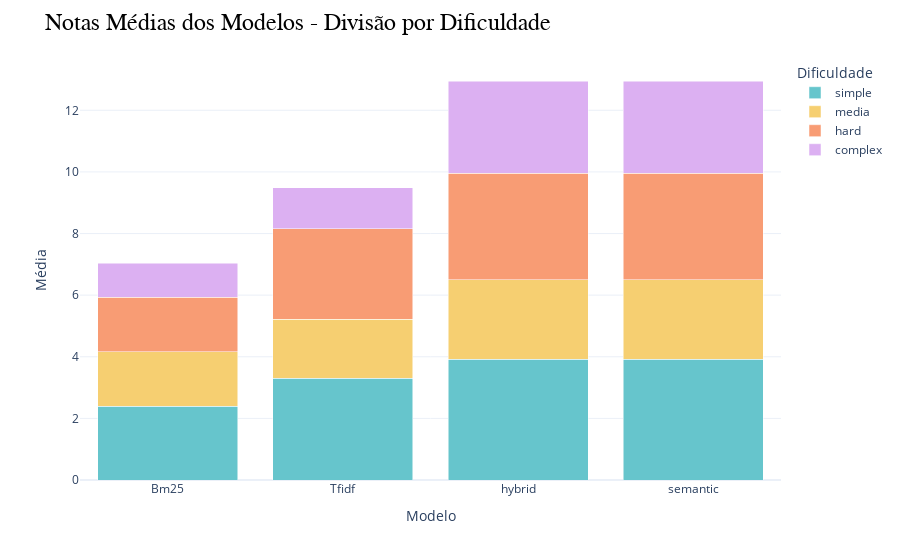

Notebook source saved alongside this figure:
### Markdown cell above
Agora, vamos quebrar essas barras consolidadas para termos uma barra estacada, onde cada *stack* corresponde a uma dificuldade de pergunta.

### Code cell
# Coleta o nome dos modelos
dif_means = {model: {} for model in mean.keys()}
# Preenche a informação para cada nível de dificuldade
for model in dif_means:
    dif_means[model]["simple"] = simple_mean[model]
    dif_means[model]["media"] = media_mean[model]
    dif_means[model]["hard"] = hard_mean[model]
    dif_means[model]["complex"] = complex_mean[model]
# Cria DataFrame auxiliar
df = pd.DataFrame.from_dict(dif_means, orient='index')
# Cria coluna Total que consolida os valores
df['Total'] = df.sum(axis=1)
# Ordena de acordo com o total
df = df.sort_values('Total', ascending=True)
# Remove a coluna
df = df.drop(columns=['Total'])
# Cria paleta de cores
color_palette = px.colors.qualitative.Pastel
# Cria gráfico de barras estacado de acordo com dificuldade
fig = px.bar(df, barmode='stack', color_discrete_sequence=color_palette, labels={'index':'Modelo', 'value':'Média', 'variable':'Dificuldade'})
# Atualiza a estética do gráfico
fig.update_layout(
    title='Notas Médias dos Modelos - Divisão por Dificuldade',
    title_font=dict(size=24, family='Courier', color='black'),
    showlegend=True,
    template='plotly_white'
)
# Mostra o gráfico
fig.show()

### Figure 1 — Plotly figure (JSON) as saved in the notebook; plotly's stock layout.template omitted (floating-point values rounded to 4 significant figures)
{"data": [{"alignmentgroup": "True", "hovertemplate": "Dificuldade=simple<br>Modelo=%{x}<br>Média=%{y}<extra></extra>", "legendgroup": "simple", "marker": {"color": "rgb(102, 197, 204)", "pattern": {"shape": ""}}, "name": "simple", "offsetgroup": "simple", "orientation": "v", "showlegend": true, "textposition": "auto", "type": "bar", "x": ["Bm25", "Tfidf", "hybrid", "semantic"], "xaxis": "x", "y": [2.388, 3.306, 3.918, 3.918], "yaxis": "y"}, {"alignmentgroup": "True", "hovertemplate": "Dificuldade=media<br>Modelo=%{x}<br>Média=%{y}<extra></extra>", "legendgroup": "media", "marker": {"color": "rgb(246, 207, 113)", "pattern": {"shape": ""}}, "name": "media", "offsetgroup": "media", "orientation": "v", "showlegend": true, "textposition": "auto", "type": "bar", "x": ["Bm25", "Tfidf", "hybrid", "semantic"], "xaxis": "x", "y": [1.767, 1.917, 2.583, 2.583], "yaxis": "y"}, {"alignmentgroup": "True", "hovertemplate": "Dificuldade=hard<br>Modelo=%{x}<br>Média=%{y}<extra></extra>", "legendgroup": "hard", "marker": {"color": "rgb(248, 156, 116)", "pattern": {"shape": ""}}, "name": "hard", "offsetgroup": "hard", "orientation": "v", "showlegend": true, "textposition": "auto", "type": "bar", "x": ["Bm25", "Tfidf", "hybrid", "semantic"], "xaxis": "x", "y": [1.775, 2.925, 3.45, 3.45], "yaxis": "y"}, {"alignmentgroup": "True", "hovertemplate": "Dificuldade=complex<br>Modelo=%{x}<br>Média=%{y}<extra></extra>", "legendgroup": "complex", "marker": {"color": "rgb(220, 176, 242)", "pattern": {"shape": ""}}, "name": "complex", "offsetgroup": "complex", "orientation": "v", "showlegend": true, "textposition": "auto", "type": "bar", "x": ["Bm25", "Tfidf", "hybrid", "semantic"], "xaxis": "x", "y": [1.1, 1.333, 3, 3], "yaxis": "y"}], "layout": {"barmode": "stack", "legend": {"title": {"text": "Dificuldade"}, "tracegroupgap": 0}, "margin": {"t": 60}, "showlegend": true, "title": {"font": {"color": "black", "family": "Courier", "size": 24}, "text": "Notas Médias dos Modelos - Divisão por Dificuldade"}, "xaxis": {"anchor": "y", "domain": [0, 1], "title": {"text": "Modelo"}}, "yaxis": {"anchor": "x", "domain": [0, 1], "title": {"text": "Média"}}}}
